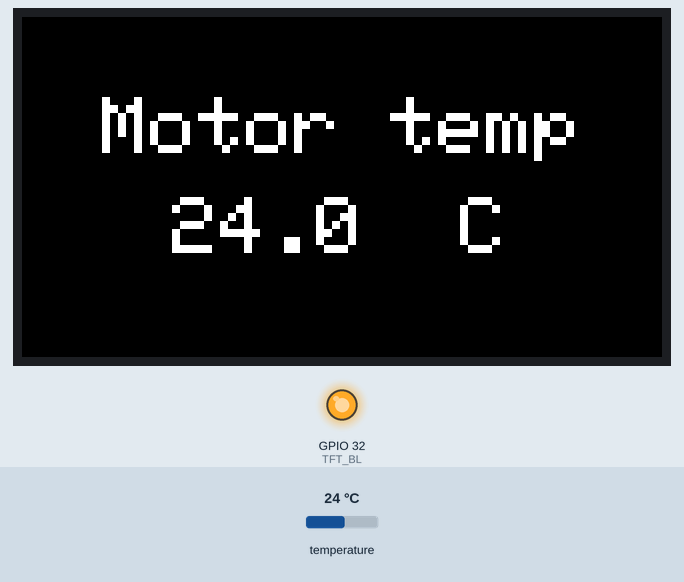
A sketch run on a simulated ESP32. On the bench: 320×170 colour display, output pins drawn as LEDs (lit = HIGH). The inputs (shaded band) are chosen by the test bench; at power-on: temperature 24 °C. What the sketch prints to the serial monitor is not drawn.

Above: at 6.6 s.
6.7 s: temperature set to 29.3 °C
At 11.4 s:
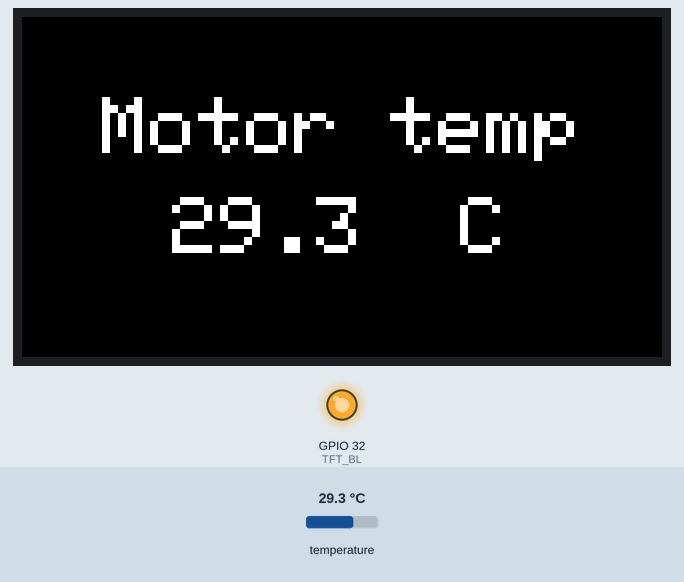
12.4 s: temperature set to 30.5 °C
At 17.1 s:
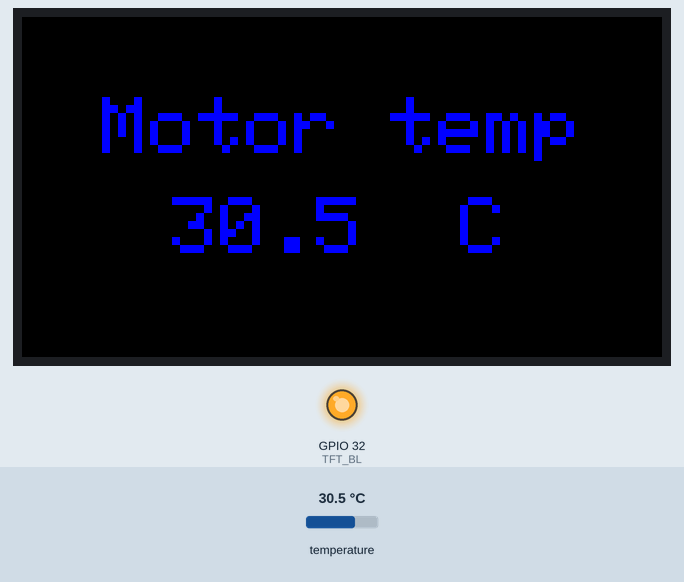
18.1 s: temperature set to 12 °C
At 21.6 s:
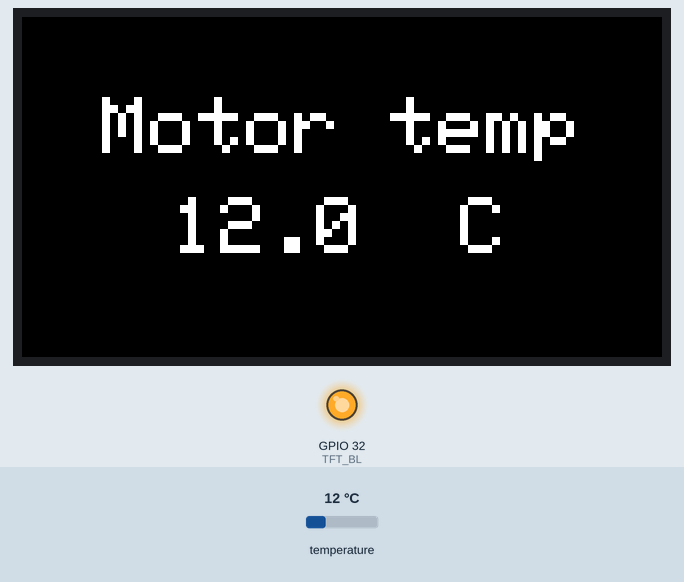
Timing chart, 0 to 23.1 s (numbered marks = the images above; inputs shaded):
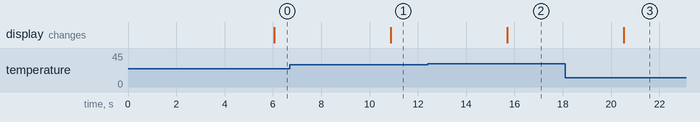

The sketch:

sketch_esp32_TempSender_Display.ino
```cpp
/*
  ESP32 display temperature and send temp to ESP32 receiver
  Used for "ideaspark wifi esp32 wroom 32 30 pin layout"
  Board is ESP32 Dev Module
*/
#include <esp_now.h>
#include <WiFi.h>
#include <ArduinoOTA.h>
#include <Adafruit_GFX.h>
#include <Adafruit_ST7789.h>
#include <SPI.h>
#include <OneWire.h>
#include <DallasTemperature.h>

// REPLACE WITH YOUR RECEIVER MAC Address; example mac below is: 34:B7:DA:2D:5D:98
uint8_t broadcastAddress[] = {0x34, 0xB7, 0xDA, 0x2D, 0x5D, 0x98};

// TFT Display Pin Definitions
#define TFT_MOSI 23
#define TFT_SCLK 18
#define TFT_CS 15
#define TFT_DC 2
#define TFT_RST 4
#define TFT_BL 32

// GPIO where the DS18B20 is connected to
const int oneWireBus = 14;

// Setup a oneWire instance to communicate with any OneWire devices
OneWire oneWire(oneWireBus);

// Pass our oneWire reference to Dallas Temperature sensor
DallasTemperature sensors(&oneWire);

// Initialize the TFT display with the appropriate pins
Adafruit_ST7789 tft = Adafruit_ST7789(TFT_CS, TFT_DC, TFT_RST);

// Function to update TFT screen with Wi-Fi connection
void updateScreen() {
tft.fillScreen(ST77XX_BLACK);
}


// Structure example to send data
// Must match the receiver structure
typedef struct struct_message {

  float c;

} struct_message;

// Create a struct_message called myData
struct_message myData;

esp_now_peer_info_t peerInfo;

// callback when data is sent
void OnDataSent(const uint8_t *mac_addr, esp_now_send_status_t status) {
  Serial.print("\r\nLast Packet Send Status:\t");
  Serial.println(status == ESP_NOW_SEND_SUCCESS ? "Delivery Success" : "Delivery Fail");
}

void setup() {
  // Init Serial Monitor
  Serial.begin(115200);

  // Start the DS18B20 sensor
sensors.begin();

// Initialize the TFT display
tft.init(170, 320); // Initialize with 170x320 resolution
tft.setRotation(3); // Set the orientation to landscape
tft.fillScreen(ST77XX_BLACK); // Clear the screen
tft.setTextColor(ST77XX_WHITE);
tft.setTextSize(2);

// Initialize the backlight pin
pinMode(TFT_BL, OUTPUT);
digitalWrite(TFT_BL, HIGH); // HIGH =Turn on the backlight

tft.setTextColor(ST77XX_WHITE);
tft.println("");
tft.println("   White: Startup");
tft.println("");
tft.setTextColor(ST77XX_BLUE);
tft.println("   Blue:  30 < temp < 71");
tft.println("");
tft.setTextColor(ST77XX_GREEN);
tft.println("   Green: 71 < temp < 89");
tft.println("");
tft.setTextColor(ST77XX_RED);
tft.println("   Red:      > 89");
delay(5000);


  // Set device as a Wi-Fi Station
  WiFi.mode(WIFI_STA);

  // Init ESP-NOW
  if (esp_now_init() != ESP_OK) {
    Serial.println("Error initializing ESP-NOW");
    return;
  }

  // Once ESPNow is successfully Init, we will register for Send CB to
  // get the status of Trasnmitted packet
  esp_now_register_send_cb(OnDataSent);

  // Register peer
  memcpy(peerInfo.peer_addr, broadcastAddress, 6);
  peerInfo.channel = 0;
  peerInfo.encrypt = false;

  // Add peer
  if (esp_now_add_peer(&peerInfo) != ESP_OK){
    Serial.println("Failed to add peer");
    return;
  }
}

void loop() {

//  myData.c = temperatureC;

tft.setTextSize(4);
sensors.requestTemperatures();
  float temperatureC = sensors.getTempCByIndex(0);
  Serial.print(temperatureC);
  Serial.println("ºC");

myData.c = temperatureC;

if (temperatureC > 0) {
  tft.setTextColor(ST77XX_WHITE);
  }

if ((temperatureC > 30) && (temperatureC <= 71)) {
  tft.setTextColor(ST77XX_BLUE);
  }

if ((temperatureC > 71) && (temperatureC <= 89)) {
  tft.setTextColor(ST77XX_GREEN);
  }

if (temperatureC > 89) {
  tft.setTextColor(ST77XX_RED);
  }

tft.fillScreen(ST77XX_BLACK);
tft.setTextSize(4);
tft.setCursor(40, 40);
tft.println("Motor temp");
tft.setCursor(75, 90);
tft.print(temperatureC,1);
tft.println("  C");
delay(2000);


 // Send message via ESP-NOW
  esp_err_t result = esp_now_send(broadcastAddress, (uint8_t *) &myData, sizeof(myData));

  if (result == ESP_OK) {
    Serial.println("Sent with success");
  }
  else {
    Serial.println("Error sending the data");
  }
  delay(2000);
}
```

Measured:
- the behaviour switches between 30 and 30.1 °C on temperature (found by bisection; images 1 and 2)
- after the input at 6.7 s, the display: changes after 4.2 s (image 1)
- after the input at 12.4 s, the display: changes after 3.3 s (image 2)
- after the input at 18.1 s, the display: changes after 2.4 s (image 3)
